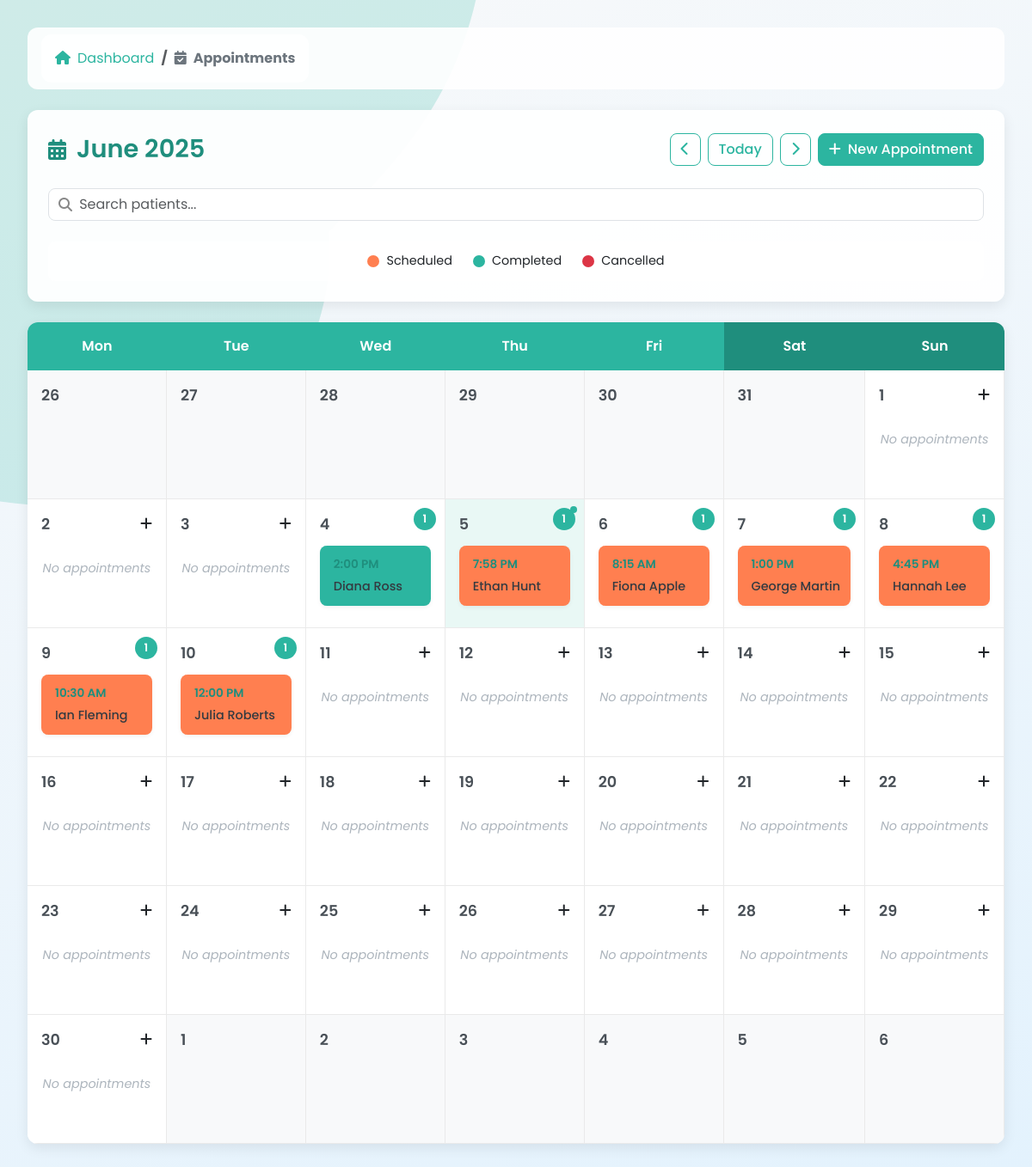
Screenshot of /appointments.php with the database file from the repository.
### tables this page shows
CREATE TABLE `appointments` (
  `id` int NOT NULL,
  `patient_id` int DEFAULT NULL,
  `dentist_id` int DEFAULT NULL,
  `appointment_date` date NOT NULL,
  `appointment_time` time NOT NULL,
  `treatment_type` varchar(100) DEFAULT NULL,
  `status` enum('scheduled','completed','cancelled') DEFAULT 'scheduled',
  `invoice_id` int DEFAULT NULL,
  `notes` text
);

CREATE TABLE `patients` (
  `id` int NOT NULL,
  `full_name` varchar(100) NOT NULL,
  `phone` varchar(20) NOT NULL,
  `cna` varchar(20) DEFAULT NULL,
  `address` varchar(255) DEFAULT NULL,
  `working_type` enum('student','employed','self-employed','unemployed') NOT NULL,
  `created_at` datetime DEFAULT CURRENT_TIMESTAMP,
  `age` int NOT NULL
);

### appointments.php (the view, shortened to what this page needs)
<?php
require_once 'config.php';
$currentMonth = $_GET['month'] ?? date('Y-m');
$search = $_GET['search'] ?? '';
$date = new DateTime($currentMonth . '-01');
$monthStart = $date->format('Y-m-01');
$monthEnd = $date->format('Y-m-t');
$prevMonth = (clone $date)->modify('-1 month')->format('Y-m');
$nextMonth = (clone $date)->modify('+1 month')->format('Y-m');
$stmt = $pdo->prepare("SELECT a.*, p.full_name AS patient_name, p.phone AS patient_phone
                      FROM appointments a
                      LEFT JOIN patients p ON a.patient_id = p.id
                      WHERE a.appointment_date BETWEEN ? AND ?
                      AND p.full_name LIKE ?
                      ORDER BY appointment_date, appointment_time");
$stmt->execute([$monthStart, $monthEnd, "%$search%"]);
$appointments = $stmt->fetchAll();
$appointmentsByDate = [];
foreach ($appointments as $appt) {
    $appointmentsByDate[$appt['appointment_date']][] = $appt;
}
$firstWeekday = $date->format('N');
$totalDays = $date->format('t');
$weeks = ceil(($totalDays + $firstWeekday - 1) / 7);
$today = date('Y-m-d');
?>
<!DOCTYPE html>
<html lang="en">
<head>
    <link href="https://cdn.jsdelivr.net/npm/bootstrap@5.3.3/dist/css/bootstrap.min.css" rel="stylesheet">
    <link href="https://cdnjs.cloudflare.com/ajax/libs/font-awesome/6.5.0/css/all.min.css" rel="stylesheet">
</head>
<body>
    <div class="dashboard-container">
    <nav class="breadcrumb px-3 py-2 mb-4">
    <ol class="breadcrumb m-0">
    <li class="breadcrumb-item">
        <a href="dashboard.php">
            <i class="fas fa-home me-2"></i>Dashboard
        </a>
    </li>
    <li class="breadcrumb-item active">
        <i class="fas fa-calendar-check me-2"></i>Appointments
    </li>
</ol>
</nav>
        <div class="card calendar-header">
            <div class="calendar-controls">
                <div class="calendar-title">
                    <i class="fas fa-calendar-alt"></i>
                    <span><?= $date->format('F Y') ?></span>
                </div>
                <div class="d-flex gap-2">
                    <a href="?month=<?= $prevMonth ?>&search=<?= urlencode($search) ?>"
                       class="btn btn-outline-primary">
                        <i class="fas fa-chevron-left"></i>
                    </a>
                    <a href="?month=<?= date('Y-m') ?>"
                       class="btn btn-outline-primary">
                        Today
                    </a>
                    <a href="?month=<?= $nextMonth ?>&search=<?= urlencode($search) ?>"
                       class="btn btn-outline-primary">
                        <i class="fas fa-chevron-right"></i>
                    </a>
                    <button class="btn btn-primary" data-bs-toggle="modal" data-bs-target="#addModal">
                        <i class="fas fa-plus me-2"></i>New Appointment
                    </button>
                </div>
            </div>
<div class="search-container">
    <form>
        <div class="position-relative">
            <input type="text" name="search"  value="<?= htmlspecialchars($search) ?>"
                   class="form-control ps-4" placeholder="Search patients...">
        </div>
    </form>
</div>
            <div class="legend">
                <div class="legend-item">
                    <div class="status-indicator scheduled"></div>
                    <span>Scheduled</span>
                </div>
                <div class="legend-item">
                    <div class="status-indicator completed"></div>
                    <span>Completed</span>
                </div>
                <div class="legend-item">
                    <div class="status-indicator cancelled"></div>
                    <span>Cancelled</span>
                </div>
            </div>
        </div>
        <div class="calendar-grid">
            <div class="weekday-header">Mon</div>
            <div class="weekday-header">Tue</div>
            <div class="weekday-header">Wed</div>
            <div class="weekday-header">Thu</div>
            <div class="weekday-header">Fri</div>
            <div class="weekday-header weekend">Sat</div>
            <div class="weekday-header weekend">Sun</div>
            <?php
            $startDay = (clone $date)->modify('-' . ($firstWeekday - 1) . ' days');
            for ($i = 0; $i < $weeks * 7; $i++) {
                $currentDate = $startDay->format('Y-m-d');
                $isCurrentMonth = $startDay->format('Y-m') === $date->format('Y-m');
                $isToday = $currentDate === $today;
                $isWeekend = in_array($startDay->format('D'), ['Sat', 'Sun']);
                $apptCount = isset($appointmentsByDate[$currentDate]) ? count($appointmentsByDate[$currentDate]) : 0;
                $hasAppointments = $apptCount > 0;
                ?>
                <div class="calendar-day
                    <?= !$isCurrentMonth ? 'non-month-day' : '' ?>
                    <?= $isToday ? 'today' : '' ?>
                    <?= $isWeekend ? 'weekend' : '' ?>">
                    <div class="day-header">
                        <div class="day-number"><?= $startDay->format('j') ?></div>
                        <?php if($isCurrentMonth && !$hasAppointments): ?>
                            <div class="add-appointment-btn"
                                 data-date="<?= $currentDate ?>"
                                 data-bs-toggle="modal"
                                 data-bs-target="#addModal"
                                 title="Add appointment">
                                <i class="fas fa-plus"></i>
                            </div>
                        <?php endif; ?>
                    </div>
                    <?php if ($hasAppointments): ?>
                        <div class="appointment-count"><?= $apptCount ?></div>
                    <?php endif; ?>
                    <div class="events">
                        <?php if ($isCurrentMonth && $hasAppointments): ?>
                            <?php foreach ($appointmentsByDate[$currentDate] as $appt): ?>
                                <div class="event-item <?= $appt['status'] ?>"
                                     data-bs-toggle="modal"
                                     data-bs-target="#detailModal<?= $appt['id'] ?>">
                                    <div class="event-time">
                                        <?= date('g:i A', strtotime($appt['appointment_time'])) ?>
                                    </div>
                                    <div class="event-patient">
                                        <?= htmlspecialchars($appt['patient_name']) ?>
                                    </div>
                                </div>
                            <?php endforeach; ?>
                        <?php elseif($isCurrentMonth): ?>
                            <div class="empty-day">No appointments</div>
                        <?php endif; ?>
                    </div>
                </div>
                <?php
                $startDay->modify('+1 day');
            }
            ?>
        </div>
    </div>
</body>
</html>

### appointments.php (style rules this page uses)
:root { --primary: #2cb5a0; --primary-dark: #1f8e7d; --secondary: #f0f7fa; --scheduled: #ff7f50; --completed: #2cb5a0; --cancelled: #dc3545; --light-bg: #f8f9fa; --dark-bg: #e3f2fd; --card-bg: rgba(255, 255, 255, 0.95); --border-radius: 12px; --box-shadow: 0 5px 15px rgba(0, 0, 0, 0.08); --success: #28a745; --error: #dc3545; }
* { font-family: 'Poppins', sans-serif; }
body { font-family: 'Poppins', sans-serif; background-size: cover; padding: 2rem; }
.dashboard-container { max-width: 1400px; margin: 0 auto; }
.card { border: none; border-radius: var(--border-radius); box-shadow: var(--box-shadow); background: var(--card-bg); transition: all 0.3s ease; overflow: hidden; }
.calendar-header { padding: 1.5rem; margin-bottom: 1.5rem; }
.calendar-controls { display: flex; align-items: center; gap: 1rem; flex-wrap: wrap; }
.calendar-title { display: flex; align-items: center; gap: 0.75rem; font-size: 1.8rem; font-weight: 600; color: var(--primary-dark); margin-right: auto; }
.calendar-title i { font-size: 1.5rem; }
.btn-outline-primary { border-color: var(--primary); color: var(--primary); border-radius: 8px; font-weight: 500; }
.btn-primary { background: var(--primary); border-color: var(--primary); border-radius: 8px; font-weight: 500; transition: all 0.3s; }
.calendar-grid { display: grid; grid-template-columns: repeat(7, 1fr); gap: 0; background: white; border-radius: var(--border-radius); overflow: hidden; box-shadow: var(--box-shadow); }
.weekday-header { padding: 1rem; text-align: center; font-weight: 600; color: white; background: var(--primary); }
.weekend { background: var(--primary-dark); }
.calendar-day { min-height: 150px; padding: 1rem; border-right: 1px solid #eaeaea; border-bottom: 1px solid #eaeaea; position: relative; background: white; transition: all 0.2s ease; }
.today { background: rgba(44, 181, 160, 0.1); position: relative; }
.today::before { content: ''; position: absolute; top: 8px; right: 8px; width: 8px; height: 8px; background: var(--primary); border-radius: 50%; }
.non-month-day { background: #f8f9fa; color: #adb5bd; }
.day-header { display: flex; justify-content: space-between; align-items: center; margin-bottom: 0.75rem; }
.day-number { font-size: 1.1rem; font-weight: 600; color: #495057; }
.appointment-count { position: absolute; top: 10px; right: 10px; width: 26px; height: 26px; background: var(--primary); color: white; border-radius: 50%; display: flex; align-items: center; justify-content: center; font-size: 0.8rem; font-weight: 600; }
.events { display: flex; flex-direction: column; gap: 0.5rem; }
.event-item { background: white; border-radius: 8px; padding: 0.75rem; border-left: 4px solid var(--scheduled); box-shadow: 0 2px 5px rgba(0, 0, 0, 0.05); cursor: pointer; transition: all 0.2s ease; }
.event-item.completed { border-left-color: var(--completed); }
.event-time { font-size: 0.85rem; font-weight: 600; color: var(--primary-dark); margin-bottom: 0.25rem; }
.event-patient { font-size: 0.9rem; font-weight: 500; color: #343a40; white-space: nowrap; overflow: hidden; text-overflow: ellipsis; }
.empty-day { color: #adb5bd; font-style: italic; font-size: 0.9rem; text-align: center; padding: 1rem 0; }
.search-container { position: relative; margin-top: 1.5rem; }
.search-container .form-control { border-radius: 8px; padding-left: 2.5rem; }
.legend { display: flex; gap: 1.5rem; justify-content: center; margin-top: 1.5rem; padding: 0.75rem; background: rgba(255, 255, 255, 0.8); border-radius: 8px; }
.legend-item { display: flex; align-items: center; gap: 0.5rem; font-size: 0.9rem; }
.status-indicator { width: 14px; height: 14px; border-radius: 50%; }
.scheduled { background: var(--scheduled); }
.completed { background: var(--completed); }
.cancelled { background: var(--cancelled); }
.breadcrumb { background: rgba(255, 255, 255, 0.9); padding: 1rem; border-radius: 12px; }
.breadcrumb-item a { color: #2cb5a0; text-decoration: none; transition: all 0.2s ease; }
.breadcrumb { background: rgba(255, 255, 255, 0.9); padding: 1rem; }
.breadcrumb-item a { color: var(--primary); text-decoration: none; transition: all 0.2s ease; }
.breadcrumb-item.active { font-weight: bold; color: #6c757d; }
.form-control.ps-4 { padding-left: 2.2rem !important; }

### rows the page displays
appointments: appointment_time "2:00 PM", patient.full_name "Diana Ross"
appointments: appointment_time "7:58 PM", patient.full_name "Ethan Hunt"
appointments: appointment_time "8:15 AM", patient.full_name "Fiona Apple"
appointments: appointment_time "1:00 PM", patient.full_name "George Martin"
appointments: appointment_time "4:45 PM", patient.full_name "Hannah Lee"
appointments: appointment_time "10:30 AM", patient.full_name "Ian Fleming"
appointments: appointment_time "12:00 PM", patient.full_name "Julia Roberts"

### other values shown
$date->format('F Y') "June 2025"
$startDay->format('j') "26"
$startDay->format('j') "27"
$startDay->format('j') "28"
$startDay->format('j') "29"
$startDay->format('j') "30"
$startDay->format('j') "31"
$startDay->format('j') "1"
$startDay->format('j') "2"
$startDay->format('j') "3"
$startDay->format('j') "4"
$apptCount "1"
$startDay->format('j') "5"
$startDay->format('j') "6"
$startDay->format('j') "7"
